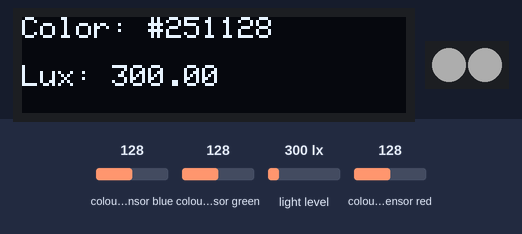
A program run on a simulated Arduino Uno, built with avr-gcc and run on an emulated ATmega328P. Parts: 128×32 one-colour display, 2 RGB LEDs in strip order, left to right. The inputs (shaded band) are chosen by the test bench; at power-on: colour sensor blue 128, colour sensor green 128, light level 300 lx, colour sensor red 128. Dim RGB values are drawn brighter than linear; what the program prints to the serial monitor is not drawn.

Above: at 5.9 s.
6.0 s: colour sensor blue set to 191
At 11.4 s:
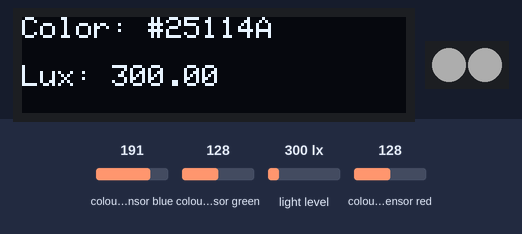
12.1 s: colour sensor green set to 250
At 16.4 s:
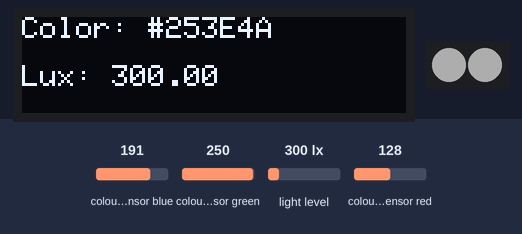
18.2 s: colour sensor blue set to 5
At 21.3 s:
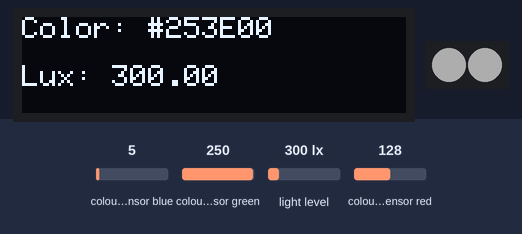
24.3 s: colour sensor green set to 5
At 26.2 s:
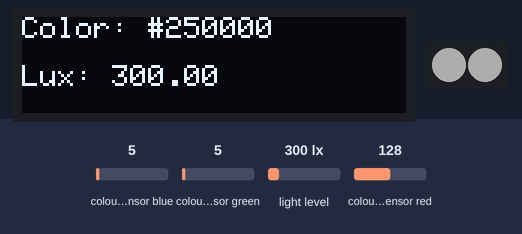
30.4 s: light level set to 40 lx
At 31.0 s:
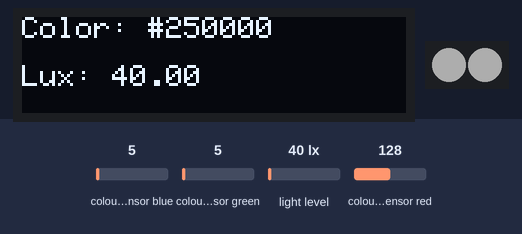
36.5 s: colour sensor red set to 5
At 41.7 s:
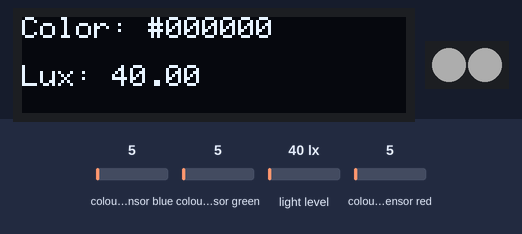
Timing chart, 0 to 43.2 s (numbered marks = the images above; inputs shaded):
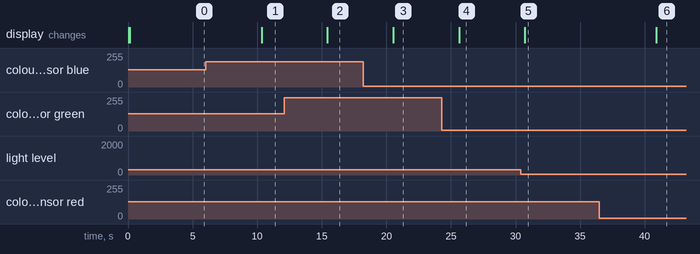

Measured:
- after the input at 6.0 s, the display: changes after 4.3 s (image 1)
- after the input at 12.1 s, the display: changes after 3.3 s (image 2)
- after the input at 18.2 s, the display: changes after 2.3 s (image 3)
- after the input at 24.3 s, the display: changes after 1.3 s (image 4)
- after the input at 30.4 s, the display: changes after 0.32 s (image 5)
- after the input at 36.5 s, the display: changes after 4.4 s (image 6)

The program:

main.cpp
```cpp
#include <Arduino.h>
#include <Wire.h>
#include <Adafruit_TCS34725.h>
#include <Adafruit_NeoPixel.h>
#include <Adafruit_GFX.h>
#include <Adafruit_SSD1306.h>
#include <Adafruit_TSL2561_U.h>

#define LED_PIN 6     // Pin di controllo del NeoPixel
#define NUM_LEDS 2    // Numero di LED nella striscia
#define SCREEN_WIDTH 128    // Larghezza display OLED in pixel
#define SCREEN_HEIGHT 32    // Altezza display OLED in pixel
#define OLED_RESET -1      // Pin reset (-1 se condivide il reset dell'Arduino)

// Crea un'istanza del sensore
Adafruit_TCS34725 tcs = Adafruit_TCS34725(TCS34725_INTEGRATIONTIME_50MS, TCS34725_GAIN_4X);

// Crea un'istanza del NeoPixel
Adafruit_NeoPixel pixels(NUM_LEDS, LED_PIN, NEO_GRBW + NEO_KHZ800);

// Crea oggetto display
Adafruit_SSD1306 display(SCREEN_WIDTH, SCREEN_HEIGHT, &Wire, OLED_RESET);

/* void setup() {
  Serial.begin(9600);

  if (!tcs.begin()) {
    Serial.println("Errore: sensore non trovato!");
    while (1);
  }
  Serial.println("Sensore TCS34725 trovato!");
}

void loop() {
  uint16_t r, g, b, c;

  // Leggi i valori RGB e Clear
  tcs.getRawData(&r, &g, &b, &c);

  // Stampa prima i valori RAW per debug
  Serial.print("Valori RAW -> R: "); Serial.print(r);
  Serial.print(" G: "); Serial.print(g);
  Serial.print(" B: "); Serial.print(b);
  Serial.print(" C: "); Serial.println(c);

  // Converti in valori RGB 0-255 con un fattore di scala diverso
  float r_norm = (float)r / c * 255.0;
  float g_norm = (float)g / c * 255.0;
  float b_norm = (float)b / c * 255.0;

  // Stampa i valori normalizzati
  Serial.print("Normalizzati (0-255) -> R: "); Serial.print(r_norm);
  Serial.print(" G: "); Serial.print(g_norm);
  Serial.print(" B: "); Serial.println(b_norm);

   // Converti in valori interi per hex
  byte r_hex = (byte)r_norm;
  byte g_hex = (byte)g_norm;
  byte b_hex = (byte)b_norm;

  // Stampa i valori normalizzati in decimale e hex
  Serial.print("Colore HEX: #");
  if(r_hex < 16) Serial.print("0"); // Aggiunge lo zero iniziale se necessario
  Serial.print(r_hex, HEX);
  if(g_hex < 16) Serial.print("0");
  Serial.print(g_hex, HEX);
  if(b_hex < 16) Serial.print("0");
  Serial.println(b_hex, HEX);

  delay(5000);
} */

// Crea un'istanza del sensore di luminosità
Adafruit_TSL2561_Unified tsl = Adafruit_TSL2561_Unified(TSL2561_ADDR_FLOAT, 12345);

// Strutture per memorizzare i valori di calibrazione
struct CalibrationValues {
  uint16_t r;
  uint16_t g;
  uint16_t b;
  uint16_t c;
};

// Valori di calibrazione globali con valori fissi
CalibrationValues white_cal = {4633, 6182, 4215, 15337};  // Valori del bianco
CalibrationValues black_cal = {405, 646, 419, 1500};      // Valori del nero

// Funzione per leggere più valori e farne la media
CalibrationValues getAverageReading(int num_readings = 10) {
  CalibrationValues avg = {0, 0, 0, 0};
  uint32_t sum_r = 0, sum_g = 0, sum_b = 0, sum_c = 0;

  for(int i = 0; i < num_readings; i++) {
    uint16_t r, g, b, c;
    tcs.getRawData(&r, &g, &b, &c);
    sum_r += r;
    sum_g += g;
    sum_b += b;
    sum_c += c;
    delay(100);
  }

  avg.r = sum_r / num_readings;
  avg.g = sum_g / num_readings;
  avg.b = sum_b / num_readings;
  avg.c = sum_c / num_readings;
  return avg;
}

/* Commento la funzione di calibrazione poiché ora usiamo valori fissi
void calibrate() {
  Serial.println("\n=== Inizia Calibrazione ===");

  // Calibrazione del nero
  Serial.println("Posiziona il sensore su una superficie NERA");
  Serial.println("Inizio tra 5 secondi...");
  delay(15000);

  black_cal = getAverageReading();
  Serial.println("Calibrazione nero completata!");
  Serial.print("Nero - R: "); Serial.print(black_cal.r);
  Serial.print(" G: "); Serial.print(black_cal.g);
  Serial.print(" B: "); Serial.print(black_cal.b);
  Serial.print(" C: "); Serial.println(black_cal.c);

  // Calibrazione del bianco
  Serial.println("\nPosiziona il sensore su una superficie BIANCA");
  Serial.println("Inizio tra 5 secondi...");
  delay(15000);

  white_cal = getAverageReading();
  Serial.println("Calibrazione bianco completata!");
  Serial.print("Bianco - R: "); Serial.print(white_cal.r);
  Serial.print(" G: "); Serial.print(white_cal.g);
  Serial.print(" B: "); Serial.print(white_cal.b);
  Serial.print(" C: "); Serial.println(white_cal.c);

  Serial.println("\n=== Calibrazione Completata ===");
}
*/

// Funzione per normalizzare un valore tra il nero e il bianco
byte normalizeValue(uint16_t value, uint16_t black, uint16_t white) {
  if (value < black) value = black;
  if (value > white) value = white;

  float normalized = (float)(value - black) / (white - black) * 255.0;
  return constrain((byte)normalized, 0, 255);
}

void setup() {
  Serial.begin(9600);

  // Inizializza il display OLED
  if(!display.begin(SSD1306_SWITCHCAPVCC, 0x3C)) {
    Serial.println(F("SSD1306 allocation failed"));
    for(;;);
  }
  display.clearDisplay();
  display.setTextSize(1);
  display.setTextColor(SSD1306_WHITE);
  display.display();

  pixels.begin();
  pixels.setBrightness(50); // Imposta la luminosità (0-255)

  // Imposta entrambi i LED su bianco
  pixels.setPixelColor(0, pixels.Color(0, 0, 0, 255)); // R, G, B, W
  pixels.setPixelColor(1, pixels.Color(0, 0, 0, 255)); // R, G, B, W per il secondo LED
  pixels.show();

  if (!tcs.begin()) {
    Serial.println("Errore: sensore non trovato");
    while (1);
  }

  tcs.setGain(TCS34725_GAIN_4X);
  tcs.setIntegrationTime(TCS34725_INTEGRATIONTIME_154MS);

  if (!tsl.begin()) {
    Serial.println("Errore: sensore TSL2561 non trovato!");
    while (1);
  }

  // Configura il sensore TSL2561
  tsl.enableAutoRange(true);
  tsl.setIntegrationTime(TSL2561_INTEGRATIONTIME_402MS);
}

void loop() {
  uint16_t r, g, b, c;
  tcs.getRawData(&r, &g, &b, &c);

  // Normalizza i valori usando i punti di calibrazione
  byte r_norm = normalizeValue(r, black_cal.r, white_cal.r);
  byte g_norm = normalizeValue(g, black_cal.g, white_cal.g);
  byte b_norm = normalizeValue(b, black_cal.b, white_cal.b);

  // Stampa i valori normalizzati in hex
  Serial.print("Colore calibrato HEX: #");
  if(r_norm < 16) Serial.print("0");
  Serial.print(r_norm, HEX);
  if(g_norm < 16) Serial.print("0");
  Serial.print(g_norm, HEX);
  if(b_norm < 16) Serial.print("0");
  Serial.println(b_norm, HEX);

  // Stampa anche i valori raw per debug
  Serial.print("RAW - R: "); Serial.print(r);
  Serial.print(" G: "); Serial.print(g);
  Serial.print(" B: "); Serial.print(b);
  Serial.print(" C: "); Serial.println(c);

  // Leggi la luminosità
  sensors_event_t event;
  tsl.getEvent(&event);

  // Stampa la luminosità su Serial
  Serial.print("Luminosità: ");
  Serial.print(event.light);
  Serial.println(" lux");

  // Aggiorna il display con il colore e la luminosità
  display.clearDisplay();
  display.setCursor(0,0);
  display.print("Color: #");
  if(r_norm < 16) display.print("0");
  display.print(r_norm, HEX);
  if(g_norm < 16) display.print("0");
  display.print(g_norm, HEX);
  if(b_norm < 16) display.print("0");
  display.print(b_norm, HEX);

  // Aggiungi la luminosità nella seconda riga
  display.setCursor(0,16);
  display.print("Lux: ");
  display.print(event.light);
  display.display();

  delay(5000); // Modificato a 5 secondi
}
```
